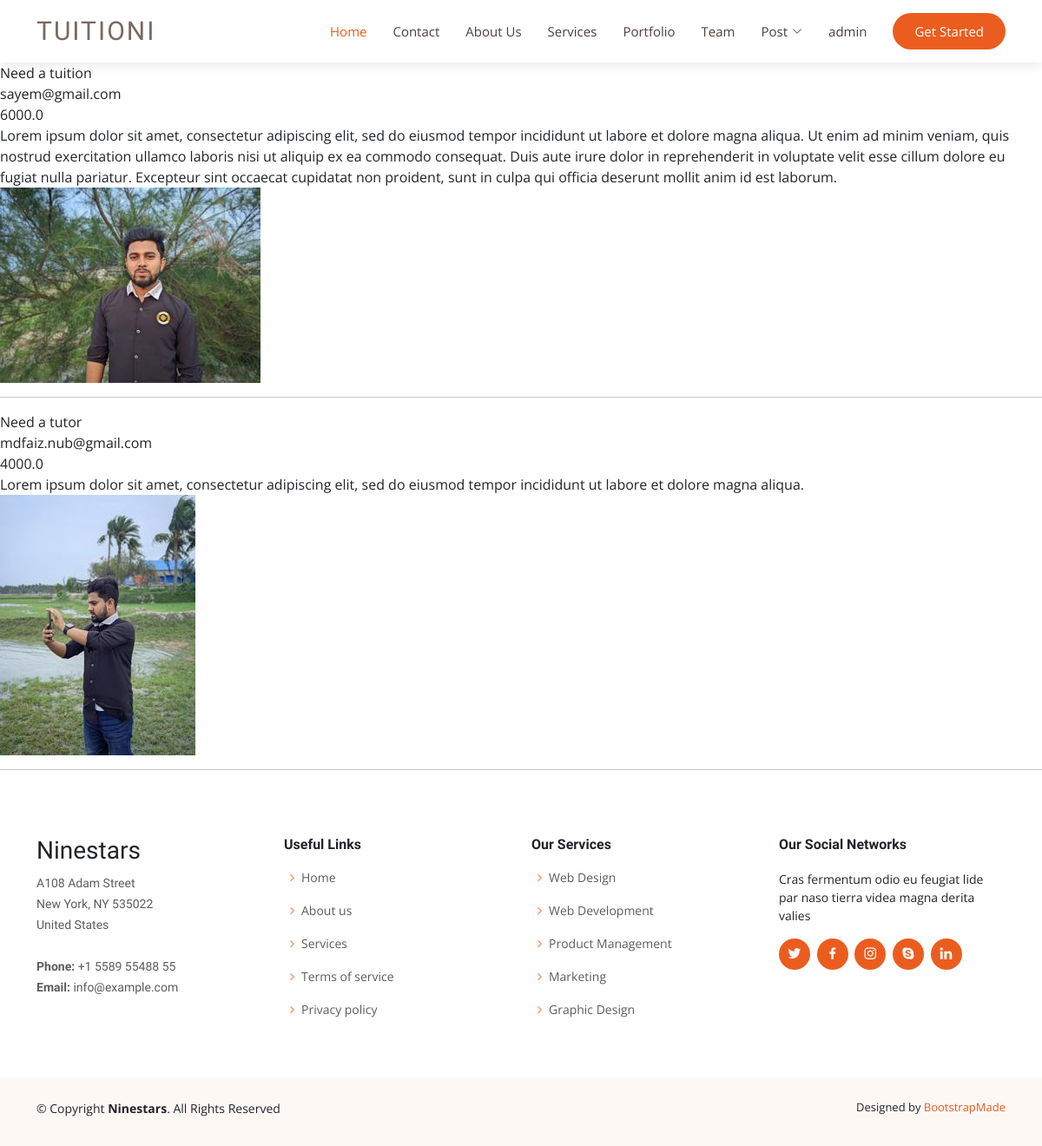
The app's page /tuition/postview/, older data.
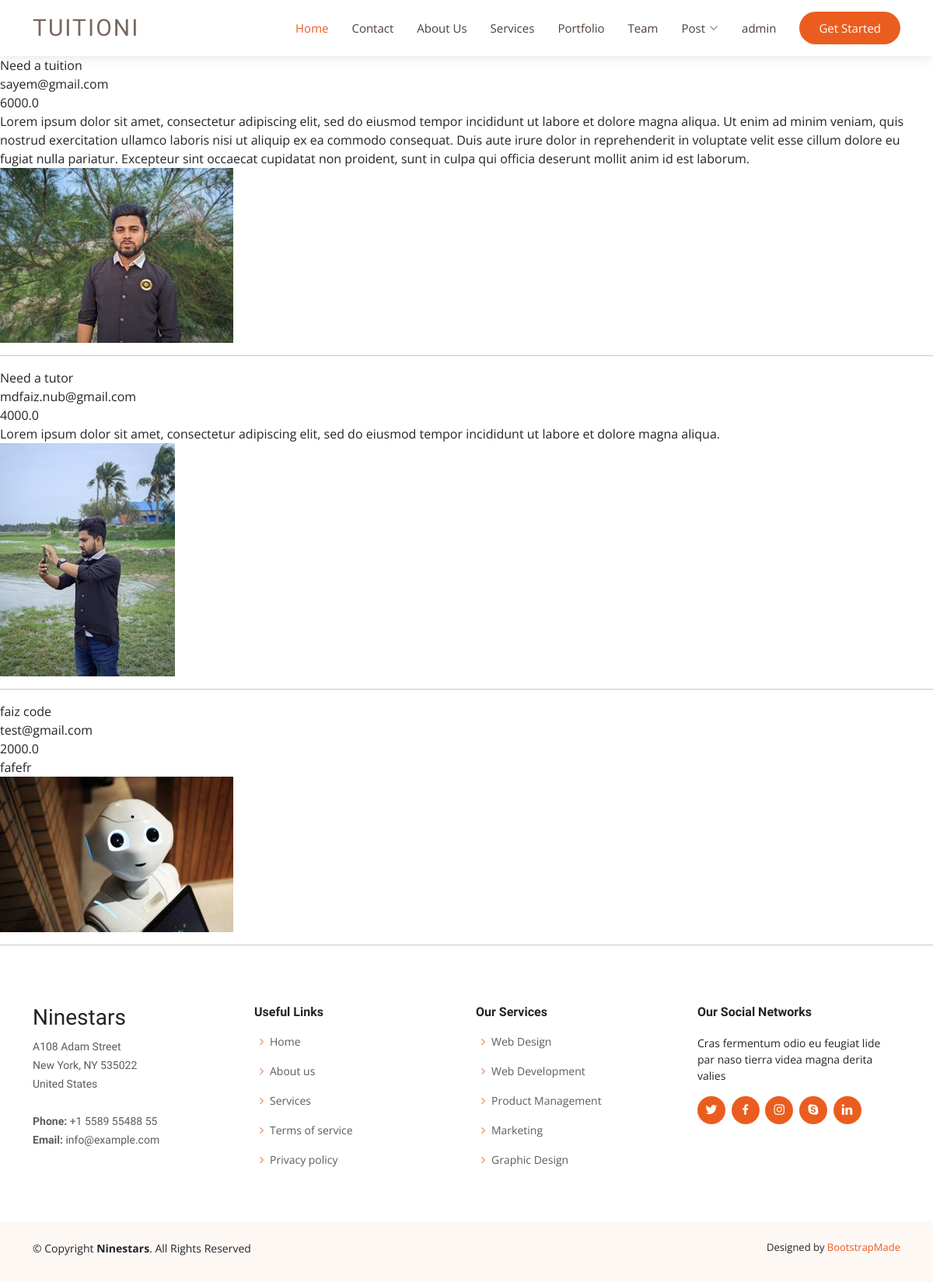
The same page, newer data.
### tuition/models.py (models this page shows, shortened)
class post(models.Model):
   CATAGORY = (
      ('Student','Student'),
      ('Teacher','Teacher'),
   )
   MEDIUM = (
      ('Bangla','Bangla'),
      ('English','English'),
      ('Hindi','Hindi'),
   )
   id = models.AutoField(primary_key=True)
   title = models.CharField(max_length=100)
   slug = models.CharField(max_length=50,default=title)
   email = models.EmailField(max_length=254)
   salary = models.FloatField()
   details = models.TextField()
   available = models.BooleanField()
   catagory= models.CharField(max_length=50, choices=CATAGORY)
   created_at = models.DateTimeField(default=now)
   image = models.ImageField(default='default.jpg', upload_to='tuition/images')
   medium = MultiSelectField(max_length=255,default='English',max_choices=3,choices=MEDIUM)
   subject = models.ManyToManyField(Subject,related_name='subject_set')
   class_in = models.ManyToManyField(Class_in,related_name='class_set')

### tuition/views.py (the view)
# urls.py: path('postview/', postview, name= "postview"),
def postview(request):
    P_data = post.objects.all()
    return render(request,'tuition/postview.html',{'post':P_data})

### templates/tuition/postview.html
{% include 'header.html' %}
<br><br><br>
{% block body %}
    {% for p in post %}
    {{p.title}}<br>
    {{p.email}}<br>
    {{p.salary}}<br>
    {{p.details}}<br>
    <img src="{{p.image.url}}" alt="Image">
    <hr>
    {% endfor %}
{% endblock body %}
{% include 'footer.html' %}

### templates/header.html (shortened to what this page needs)
{% load static %}
<!DOCTYPE html>
<html lang="en">
<head>
  <link href="{% static 'assets/vendor/aos/aos.css' %}" rel="stylesheet">
  <link href="{% static 'assets/vendor/bootstrap/css/bootstrap.min.css' %}" rel="stylesheet">
  <link href="{% static 'assets/vendor/bootstrap-icons/bootstrap-icons.css' %}" rel="stylesheet">
  <link href="{% static 'assets/vendor/boxicons/css/boxicons.min.css' %}" rel="stylesheet">
  <link href="{% static 'assets/vendor/glightbox/css/glightbox.min.css' %}" rel="stylesheet">
  <link href="{% static 'assets/vendor/swiper/swiper-bundle.min.css' %}" rel="stylesheet">
  <link href="{% static 'assets/css/style.css' %}" rel="stylesheet">
</head>
<body>
  <header id="header" class="fixed-top d-flex align-items-center">
    <div class="container d-flex align-items-center justify-content-between">
      <div class="logo">
        <h1 class="text-light"><a href="index.html"><span>TUITIONI</span></a></h1>
      </div>
      <nav id="navbar" class="navbar">
        <ul>
          <li><a class="nav-link scrollto active" href="{% url 'home' %}">Home</a></li>
          <li><a class="nav-link scrollto" href="{% url 'contact' %}">Contact</a></li>
          <li><a class="nav-link scrollto" href="#about">About Us</a></li>
          <li><a class="nav-link scrollto" href="#services">Services</a></li>
          <li><a class="nav-link scrollto" href="#portfolio">Portfolio</a></li>
          <li><a class="nav-link scrollto" href="#team">Team</a></li>
          <li class="dropdown"><a href="#"><span>Post</span> <i class="bi bi-chevron-down"></i></a>
          </li>
          <li><a class="nav-link scrollto" href="/admin/" target="_blank">admin</a></li>
          <li><a class="getstarted scrollto" href="#about">Get Started</a></li>
        </ul>
      </nav>
    </div>
  </header>

### templates/footer.html (shortened to what this page needs)
{% load static %}
  <footer id="footer">
    <div class="footer-top">
      <div class="container">
        <div class="row">
          <div class="col-lg-3 col-md-6 footer-contact">
            <h3>Ninestars</h3>
            <p>
              A108 Adam Street <br>
              New York, NY 535022<br>
              United States <br><br>
              <strong>Phone:</strong> +1 5589 55488 55<br>
              <strong>Email:</strong> info@example.com<br>
            </p>
          </div>
          <div class="col-lg-3 col-md-6 footer-links">
            <h4>Useful Links</h4>
            <ul>
              <li><i class="bx bx-chevron-right"></i> <a href="#">Home</a></li>
              <li><i class="bx bx-chevron-right"></i> <a href="#">About us</a></li>
              <li><i class="bx bx-chevron-right"></i> <a href="#">Services</a></li>
              <li><i class="bx bx-chevron-right"></i> <a href="#">Terms of service</a></li>
              <li><i class="bx bx-chevron-right"></i> <a href="#">Privacy policy</a></li>
            </ul>
          </div>
          <div class="col-lg-3 col-md-6 footer-links">
            <h4>Our Services</h4>
            <ul>
              <li><i class="bx bx-chevron-right"></i> <a href="#">Web Design</a></li>
              <li><i class="bx bx-chevron-right"></i> <a href="#">Web Development</a></li>
              <li><i class="bx bx-chevron-right"></i> <a href="#">Product Management</a></li>
              <li><i class="bx bx-chevron-right"></i> <a href="#">Marketing</a></li>
              <li><i class="bx bx-chevron-right"></i> <a href="#">Graphic Design</a></li>
            </ul>
          </div>
          <div class="col-lg-3 col-md-6 footer-links">
            <h4>Our Social Networks</h4>
            <p>Cras fermentum odio eu feugiat lide par naso tierra videa magna derita valies</p>
            <div class="social-links mt-3">
              <a href="#" class="twitter"><i class="bx bxl-twitter"></i></a>
              <a href="#" class="facebook"><i class="bx bxl-facebook"></i></a>
              <a href="#" class="instagram"><i class="bx bxl-instagram"></i></a>
              <a href="#" class="google-plus"><i class="bx bxl-skype"></i></a>
              <a href="#" class="linkedin"><i class="bx bxl-linkedin"></i></a>
            </div>
          </div>
        </div>
      </div>
    </div>
    <div class="container py-4">
      <div class="copyright">
        &copy; Copyright <strong><span>Ninestars</span></strong>. All Rights Reserved
      </div>
      <div class="credits">
        Designed by <a href="https://bootstrapmade.com/">BootstrapMade</a>
      </div>
    </div>
  </footer>
</body>
</html>

### static/assets/css/style.css (style rules this page uses)
body { font-family: "Open Sans", sans-serif; color: #212529; }
a { color: #eb5d1e; text-decoration: none; }
h1, h2, h3, h4, h5, h6, .font-primary { font-family: "Raleway", sans-serif; }
#header { height: 72px; transition: all 0.5s; z-index: 997; transition: all 0.5s; background: #fff; box-shadow: 0px 2px 15px rgba(0, 0, 0, 0.1); }
#header .logo h1 { font-size: 30px; margin: 0; line-height: 1; font-weight: 400; letter-spacing: 2px; }
#header .logo h1 a, #header .logo h1 a:hover { color: #7a6960; text-decoration: none; }
.navbar { padding: 0; }
.navbar ul { margin: 0; padding: 0; display: flex; list-style: none; align-items: center; }
.navbar li { position: relative; }
.navbar a, .navbar a:focus { display: flex; align-items: center; justify-content: space-between; padding: 10px 0 10px 30px; font-size: 15px; color: #4e4039; white-space: nowrap; transition: 0.3s; }
.navbar a i, .navbar a:focus i { font-size: 12px; line-height: 0; margin-left: 5px; }
.navbar a:hover, .navbar .active, .navbar .active:focus, .navbar li:hover>a { color: #eb5d1e; }
.navbar .getstarted, .navbar .getstarted:focus { background: #eb5d1e; color: #fff; padding: 10px 25px; margin-left: 30px; border-radius: 50px; }
#footer { background: #fff; padding: 0 0 30px 0; color: #212529; font-size: 14px; background: #fef8f5; }
#footer .footer-top { padding: 60px 0 30px 0; background: #fff; }
#footer .footer-top .footer-contact { margin-bottom: 30px; }
#footer .footer-top .footer-contact p { font-size: 14px; line-height: 24px; margin-bottom: 0; font-family: "Raleway", sans-serif; color: #5c5c5c; }
#footer .footer-top h4 { font-size: 16px; font-weight: bold; color: #212529; position: relative; padding-bottom: 12px; }
#footer .footer-top .footer-links { margin-bottom: 30px; }
#footer .footer-top .footer-links ul { list-style: none; padding: 0; margin: 0; }
#footer .footer-top .footer-links ul i { padding-right: 2px; color: #f39e7a; font-size: 18px; line-height: 1; }
#footer .footer-top .footer-links ul li { padding: 10px 0; display: flex; align-items: center; }
#footer .footer-top .footer-links ul li:first-child { padding-top: 0; }
#footer .footer-top .footer-links ul a { color: #5c5c5c; transition: 0.3s; display: inline-block; line-height: 1; }
#footer .footer-top .social-links a { font-size: 18px; display: inline-block; background: #eb5d1e; color: #fff; line-height: 1; padding: 8px 0; margin-right: 4px; border-radius: 50%; text-align: center; width: 36px; height: 36px; transition: 0.3s; }
#footer .copyright { text-align: center; float: left; }
#footer .credits { float: right; text-align: center; font-size: 13px; color: #212529; }
#footer .credits a { color: #eb5d1e; }

Row changes from the older to the newer data that the page shows:
added post: title "faiz code", email "test@gmail.com", salary "2000.0", details "fafefr", image (placeholder picture)
